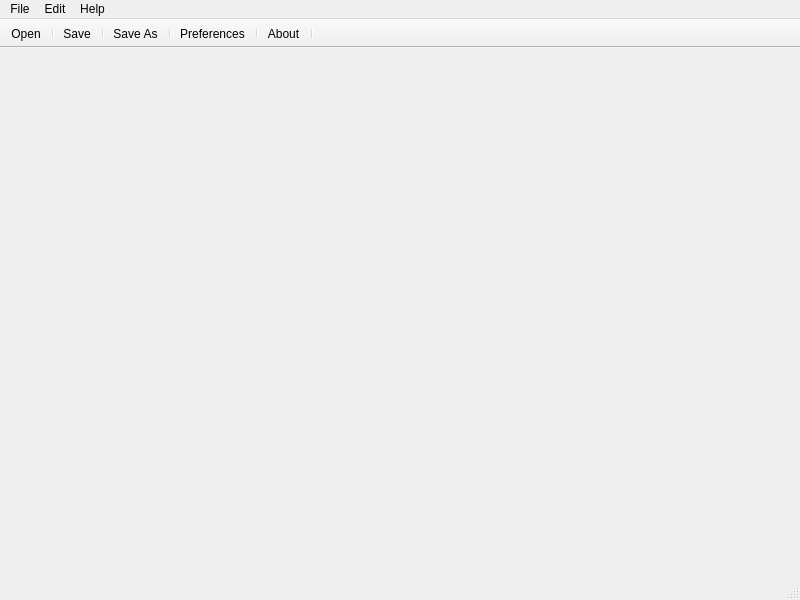
<?xml version="1.0" encoding="UTF-8"?>
<ui version="4.0">
 <class>main_widow</class>
 <widget class="QMainWindow" name="main_widow">
  <property name="geometry">
   <rect>
    <x>0</x>
    <y>0</y>
    <width>800</width>
    <height>600</height>
   </rect>
  </property>
  <property name="windowTitle">
   <string/>
  </property>
  <property name="styleSheet">
   <string notr="true"/>
  </property>
  <widget class="QWidget" name="centralwidget">
   <layout class="QVBoxLayout" name="verticalLayout"/>
  </widget>
  <widget class="QMenuBar" name="main_menubar">
   <property name="geometry">
    <rect>
     <x>0</x>
     <y>0</y>
     <width>800</width>
     <height>21</height>
    </rect>
   </property>
   <widget class="QMenu" name="menu_file">
    <property name="title">
     <string>File</string>
    </property>
    <addaction name="action_open"/>
    <addaction name="action_save"/>
    <addaction name="separator"/>
    <addaction name="action_save_as"/>
    <addaction name="separator"/>
    <addaction name="action_exit"/>
    <addaction name="separator"/>
   </widget>
   <widget class="QMenu" name="menuEdit">
    <property name="title">
     <string>Edit</string>
    </property>
    <addaction name="action_preferences"/>
   </widget>
   <widget class="QMenu" name="menuHelp">
    <property name="title">
     <string>Help</string>
    </property>
    <addaction name="action_about"/>
   </widget>
   <addaction name="menu_file"/>
   <addaction name="menuEdit"/>
   <addaction name="menuHelp"/>
  </widget>
  <widget class="QStatusBar" name="main_statusbar"/>
  <widget class="QToolBar" name="main_toolbar">
   <property name="windowTitle">
    <string>toolBar</string>
   </property>
   <property name="movable">
    <bool>false</bool>
   </property>
   <attribute name="toolBarArea">
    <enum>TopToolBarArea</enum>
   </attribute>
   <attribute name="toolBarBreak">
    <bool>false</bool>
   </attribute>
   <addaction name="action_open"/>
   <addaction name="separator"/>
   <addaction name="action_save"/>
   <addaction name="separator"/>
   <addaction name="action_save_as"/>
   <addaction name="separator"/>
   <addaction name="action_preferences"/>
   <addaction name="separator"/>
   <addaction name="action_about"/>
   <addaction name="separator"/>
  </widget>
  <action name="action_exit">
   <property name="text">
    <string>Exit</string>
   </property>
  </action>
  <action name="action_preferences">
   <property name="text">
    <string>&amp;Preferences</string>
   </property>
  </action>
  <action name="action_about">
   <property name="text">
    <string>&amp;About</string>
   </property>
  </action>
  <action name="action_open">
   <property name="text">
    <string>&amp;Open</string>
   </property>
  </action>
  <action name="action_save">
   <property name="text">
    <string>&amp;Save</string>
   </property>
  </action>
  <action name="action_save_as">
   <property name="text">
    <string>&amp;Save As</string>
   </property>
  </action>
 </widget>
 <resources/>
 <connections/>
</ui>
